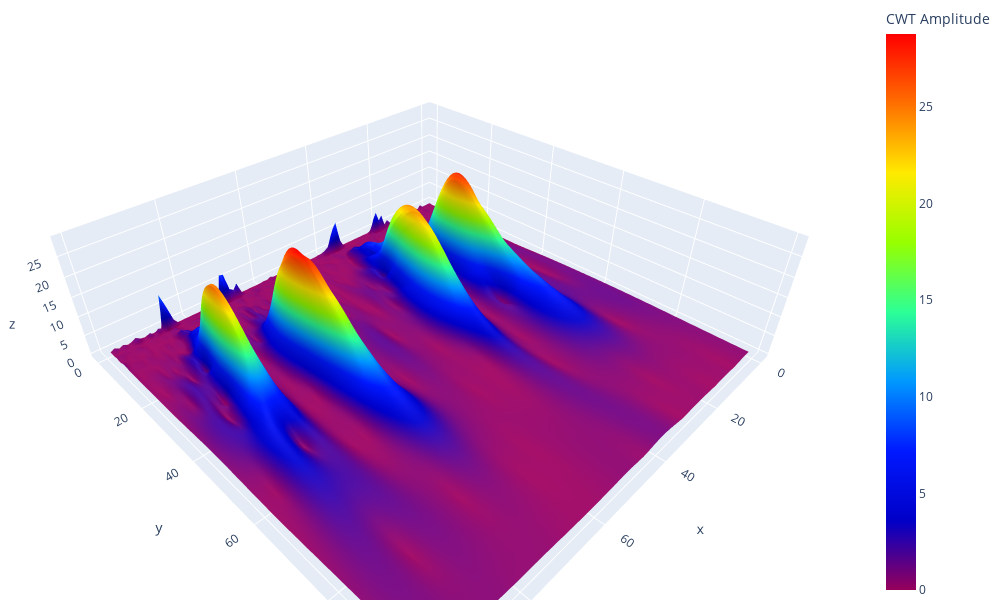

Source (notebook cell):
### Markdown cell above
### Plot 3D Surface CWT Plot

### Code cell
#plot the 3D Contour
fig = go.Figure(data=go.Surface(
    x=np.arange(col),  
    y=np.arange(row),  
    z=cwt_magnitude,  
    colorscale="Rainbow",
    colorbar=dict(title="CWT Amplitude")  
))

#Update the layout
fig.update_layout(
    width=1000,  
    height=600,  
    margin=dict(l=0, r=0, b=0, t=0),  
    xaxis_title="time",  
    yaxis_title="scale",  
    title="CWT Contour"  
)

#Show the figure
fig.show()

### Figure 1 — Plotly figure (JSON) as saved in the notebook; plotly's stock layout.template omitted (floating-point values rounded to 4 significant figures; data arrays with more than 128 entries replaced by an {"elided": "..."} marker saying what was removed)
{"data": [{"colorbar": {"title": {"text": "CWT Amplitude"}}, "colorscale": [[0, "rgb(150,0,90)"], [0.125, "rgb(0,0,200)"], [0.25, "rgb(0,25,255)"], [0.375, "rgb(0,152,255)"], [0.5, "rgb(44,255,150)"], [0.625, "rgb(151,255,0)"], [0.75, "rgb(255,234,0)"], [0.875, "rgb(255,111,0)"], [1, "rgb(255,0,0)"]], "type": "surface", "x": [0, 1, 2, 3, 4, 5, 6, 7, 8, 9, 10, 11, 12, 13, 14, 15, 16, 17, 18, 19, 20, 21, 22, 23, 24, 25, 26, 27, 28, 29, 30, 31, 32, 33, 34, 35, 36, 37, 38, 39, 40, 41, 42, 43, 44, 45, 46, 47, 48, 49, 50, 51, 52, 53, 54, 55, 56, 57, 58, 59, 60, 61, 62, 63, 64, 65, 66, 67, 68, 69, 70, 71, 72, 73, 74, 75, 76, 77, 78, 79, 80, 81, 82, 83, 84, 85, 86, 87, 88, 89, 90, 91, 92, 93, 94, 95, 96, 97, 98, 99], "y": [0, 1, 2, 3, 4, 5, 6, 7, 8, 9, 10, 11, 12, 13, 14, 15, 16, 17, 18, 19, 20, 21, 22, 23, 24, 25, 26, 27, 28, 29, 30, 31, 32, 33, 34, 35, 36, 37, 38, 39, 40, 41, 42, 43, 44, 45, 46, 47, 48, 49, 50, 51, 52, 53, 54, 55, 56, 57, 58, 59, 60, 61, 62, 63, 64, 65, 66, 67, 68, 69, 70, 71, 72, 73, 74, 75, 76, 77, 78, 79, 80, 81, 82, 83, 84, 85, 86, 87, 88, 89, 90, 91, 92, 93, 94, 95, 96, 97, 98, 99], "z": {"elided": "100x100 float values"}}], "layout": {"height": 600, "margin": {"b": 0, "l": 0, "r": 0, "t": 0}, "title": {"text": "CWT Contour"}, "width": 1000, "xaxis": {"title": {"text": "time"}}, "yaxis": {"title": {"text": "scale"}}}}
